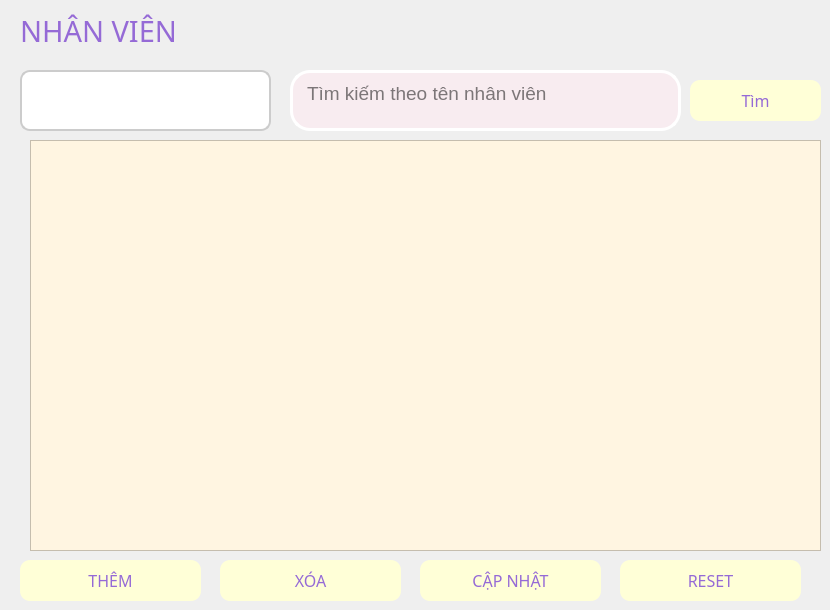
    <widget class="QWidget" name="nhanvien">
     <widget class="QPushButton" name="btn_suanv">
      <property name="geometry">
       <rect>
        <x>420</x>
        <y>560</y>
        <width>181</width>
        <height>41</height>
       </rect>
      </property>
      <property name="font">
       <font>
        <family>Segoe UI Black</family>
        <pointsize>12</pointsize>
        <weight>10</weight>
        <italic>false</italic>
        <bold>false</bold>
       </font>
      </property>
      <property name="styleSheet">
       <string notr="true">QPushButton {
font: 87 12pt &quot;Segoe UI Black&quot;;
    background-color:rgb(255, 255, 215); /* Màu nền xanh dương */
    /* Màu chữ trắng rgb(255, 255, 215)*/
	color: rgb(149, 106, 214);
    border-radius: 10px; /* Bo góc */
}
QPushButton:hover {
 /* Màu nền khi rê chuột */
	background-color: rgb(108, 187, 174);
color: white
}
QPushButton:pressed {
    background-color: rgb(31, 97, 141); /* Màu nền khi nhấn */
}</string>
      </property>
      <property name="text">
       <string>CẬP NHẬT</string>
      </property>
     </widget>
     <widget class="QLabel" name="label_15">
      <property name="geometry">
       <rect>
        <x>20</x>
        <y>10</y>
        <width>231</width>
        <height>41</height>
       </rect>
      </property>
      <property name="font">
       <font>
        <family>Segoe UI Black</family>
        <pointsize>22</pointsize>
        <weight>10</weight>
        <italic>false</italic>
        <bold>false</bold>
       </font>
      </property>
      <property name="styleSheet">
       <string notr="true">color: rgb(149, 106, 214);
font: 87 22pt &quot;Segoe UI Black&quot;;</string>
      </property>
      <property name="text">
       <string>NHÂN VIÊN</string>
      </property>
     </widget>
     <widget class="QPushButton" name="btn_xoanv">
      <property name="geometry">
       <rect>
        <x>220</x>
        <y>560</y>
        <width>181</width>
        <height>41</height>
       </rect>
      </property>
      <property name="font">
       <font>
        <family>Segoe UI Black</family>
        <pointsize>12</pointsize>
        <weight>10</weight>
        <italic>false</italic>
        <bold>false</bold>
       </font>
      </property>
      <property name="styleSheet">
       <string notr="true">QPushButton {
font: 87 12pt &quot;Segoe UI Black&quot;;
    background-color:rgb(255, 255, 215); /* Màu nền xanh dương */
    /* Màu chữ trắng rgb(255, 255, 215)*/
	color: rgb(149, 106, 214);
    border-radius: 10px; /* Bo góc */
}
QPushButton:hover {
 /* Màu nền khi rê chuột */
	background-color: rgb(108, 187, 174);
color: white
}
QPushButton:pressed {
    background-color: rgb(31, 97, 141); /* Màu nền khi nhấn */
}</string>
      </property>
      <property name="text">
       <string>XÓA</string>
      </property>
     </widget>
     <widget class="QPushButton" name="btn_timkiemnv">
      <property name="geometry">
       <rect>
        <x>690</x>
        <y>80</y>
        <width>131</width>
        <height>41</height>
       </rect>
      </property>
      <property name="font">
       <font>
        <family>Segoe UI Black</family>
        <pointsize>12</pointsize>
        <weight>10</weight>
        <italic>false</italic>
        <bold>false</bold>
       </font>
      </property>
      <property name="styleSheet">
       <string notr="true">QPushButton {
font: 87 12pt &quot;Segoe UI Black&quot;;
    background-color:rgb(255, 255, 215); /* Màu nền xanh dương */
    /* Màu chữ trắng rgb(255, 255, 215)*/
	color: rgb(149, 106, 214);
    border-radius: 10px; /* Bo góc */
}
QPushButton:hover {
 /* Màu nền khi rê chuột */
	background-color: rgb(108, 187, 174);
color: white
}
QPushButton:pressed {
    background-color: rgb(31, 97, 141); /* Màu nền khi nhấn */
}</string>
      </property>
      <property name="text">
       <string>Tìm</string>
      </property>
     </widget>
     <widget class="QPushButton" name="btn_themnv">
      <property name="geometry">
       <rect>
        <x>20</x>
        <y>560</y>
        <width>181</width>
        <height>41</height>
       </rect>
      </property>
      <property name="font">
       <font>
        <family>Segoe UI Black</family>
        <pointsize>12</pointsize>
        <weight>10</weight>
        <italic>false</italic>
        <bold>false</bold>
       </font>
      </property>
      <property name="styleSheet">
       <string notr="true">QPushButton {
font: 87 12pt &quot;Segoe UI Black&quot;;
    background-color:rgb(255, 255, 215); /* Màu nền xanh dương */
    /* Màu chữ trắng rgb(255, 255, 215)*/
	color: rgb(149, 106, 214);
    border-radius: 10px; /* Bo góc */
}
QPushButton:hover {
 /* Màu nền khi rê chuột */
	background-color: rgb(108, 187, 174);
color: white
}
QPushButton:pressed {
    background-color: rgb(31, 97, 141); /* Màu nền khi nhấn */
}</string>
      </property>
      <property name="text">
       <string>THÊM</string>
      </property>
     </widget>
     <widget class="QComboBox" name="cbo_nv">
      <property name="geometry">
       <rect>
        <x>20</x>
        <y>70</y>
        <width>251</width>
        <height>61</height>
       </rect>
      </property>
      <property name="font">
       <font>
        <family>Segoe UI Black</family>
        <pointsize>12</pointsize>
        <weight>10</weight>
        <italic>false</italic>
        <bold>false</bold>
       </font>
      </property>
      <property name="styleSheet">
       <string notr="true">QComboBox {
	font: 87 12pt &quot;Segoe UI Black&quot;;
          background-color: white;
          border: 2px solid #ccc;
          border-radius: 10px;
          padding: 5px;

      }
      QComboBox::drop-down {
          border: none;
          background: transparent;
      }
      QComboBox::down-arrow {
          image: url(down-arrow.png); /* Thay bằng icon của bạn */
          width: 14px;
          height: 14px;
      }
</string>
      </property>
      <item>
       <property name="text">
        <string/>
       </property>
      </item>
      <item>
       <property name="text">
        <string/>
       </property>
      </item>
     </widget>
     <widget class="QTextEdit" name="txt_timkiemnv">
      <property name="geometry">
       <rect>
        <x>290</x>
        <y>70</y>
        <width>391</width>
        <height>61</height>
       </rect>
      </property>
      <property name="font">
       <font>
        <pointsize>14</pointsize>
       </font>
      </property>
      <property name="styleSheet">
       <string notr="true">background-color: rgb(248, 236, 240);
border: 3px solid #ffffff;  /* Viền màu hồng */
        border-radius: 20px;
        padding: 5px 10px;</string>
      </property>
      <property name="placeholderText">
       <string>Tìm kiếm theo tên nhân viên</string>
      </property>
     </widget>
     <widget class="QTableView" name="tb_nhanvien">
      <property name="geometry">
       <rect>
        <x>30</x>
        <y>140</y>
        <width>791</width>
        <height>411</height>
       </rect>
      </property>
      <property name="styleSheet">
       <string notr="true">
    QTableView {
        background-color: #FFF5E1;  /* Màu nền */
        alternate-background-color: #FFDAB9;  /* Màu xen kẽ */
        gridline-color: #8B0000;  /* Màu đường kẻ */
        color: #000;  /* Màu chữ */
    }
    QHeaderView::section {
        background-color: #FF7F50;  /* Màu tiêu đề */
        color: white;
        font-weight: bold;
        padding: 5px;
    }</string>
      </property>
      <property name="editTriggers">
       <set>QAbstractItemView::NoEditTriggers</set>
      </property>
      <property name="alternatingRowColors">
       <bool>true</bool>
      </property>
      <property name="selectionMode">
       <enum>QAbstractItemView::SingleSelection</enum>
      </property>
      <property name="selectionBehavior">
       <enum>QAbstractItemView::SelectRows</enum>
      </property>
     </widget>
     <widget class="QPushButton" name="btn_refreshnv">
      <property name="geometry">
       <rect>
        <x>620</x>
        <y>560</y>
        <width>181</width>
        <height>41</height>
       </rect>
      </property>
      <property name="font">
       <font>
        <family>Segoe UI Black</family>
        <pointsize>12</pointsize>
        <weight>10</weight>
        <italic>false</italic>
        <bold>false</bold>
       </font>
      </property>
      <property name="styleSheet">
       <string notr="true">QPushButton {
font: 87 12pt &quot;Segoe UI Black&quot;;
    background-color:rgb(255, 255, 215); /* Màu nền xanh dương */
    /* Màu chữ trắng rgb(255, 255, 215)*/
	color: rgb(149, 106, 214);
    border-radius: 10px; /* Bo góc */
}
QPushButton:hover {
 /* Màu nền khi rê chuột */
	background-color: rgb(108, 187, 174);
color: white
}
QPushButton:pressed {
    background-color: rgb(31, 97, 141); /* Màu nền khi nhấn */
}</string>
      </property>
      <property name="text">
       <string>RESET</string>
      </property>
     </widget>
    </widget>
